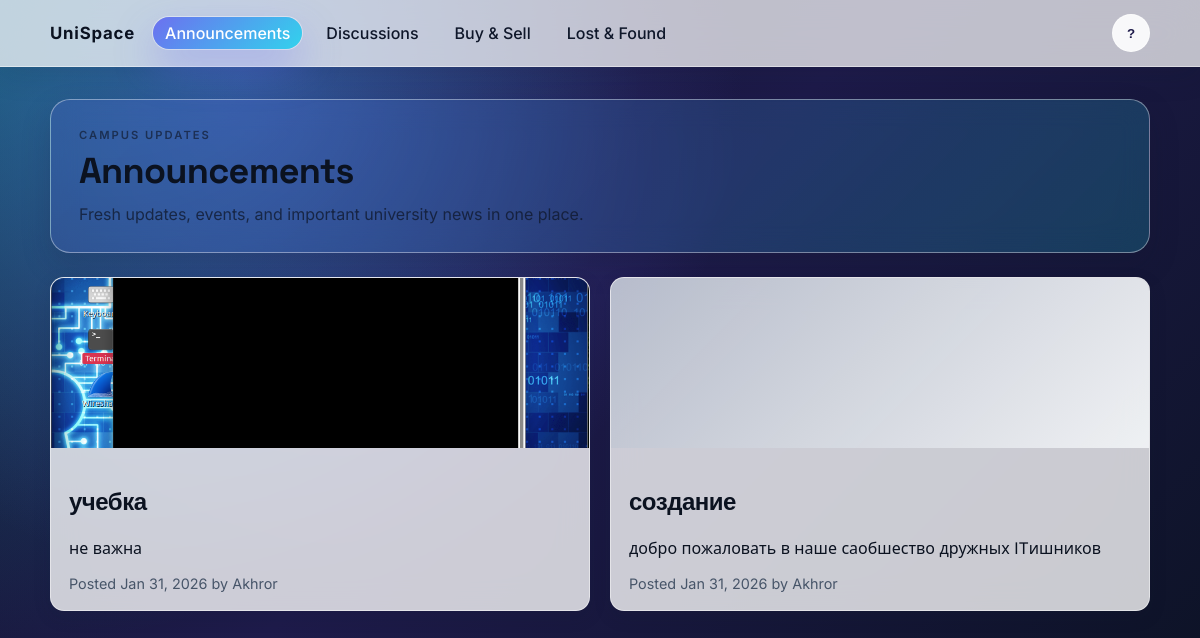
Page /announcements/ on the earlier database version.
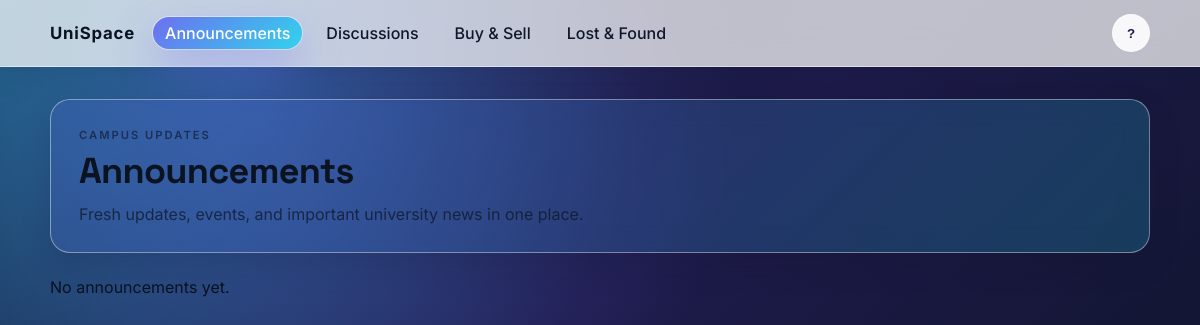
Same page on the later database version.
### announcements/models.py (models this page shows, shortened)
class Announcement(models.Model):
    title = models.CharField(max_length=200)
    content = models.TextField()
    cover = models.ImageField(upload_to='announcements/covers/', blank=True, null=True)
    author = models.ForeignKey(
        settings.AUTH_USER_MODEL, on_delete=models.CASCADE, related_name='announcements'
    )
    created_at = models.DateTimeField(auto_now_add=True)
    updated_at = models.DateTimeField(auto_now=True)
    class Meta:
        ordering = ['-created_at']

### announcements/views.py (the view)
# urls.py: path('', AnnouncementListView.as_view(), name='list'),
class AnnouncementListView(ListView):
    model = Announcement
    template_name = 'announcements/announcement_list.html'
    context_object_name = 'announcements'
    paginate_by = 10

### announcements/templates/announcements/announcement_list.html (shortened to what this page needs)
{% extends 'base.html' %}
{% block content %}
<section class="hero">
    <div>
        <div class="eyebrow">Campus updates</div>
        <h1>Announcements</h1>
        <p>Fresh updates, events, and important university news in one place.</p>
    </div>
</section>
{% if announcements %}
    <div class="news-grid">
        {% for announcement in announcements %}
            <article class="news-card">
                {% if announcement.cover %}
                    <a class="news-cover" href="{% url 'announcements:detail' announcement.pk %}">
                        <img src="{{ announcement.cover.url }}" alt="{{ announcement.title }}">
                    </a>
                {% else %}
                    <div class="news-cover placeholder"></div>
                {% endif %}
                <div class="news-body">
                    <h2><a href="{% url 'announcements:detail' announcement.pk %}">{{ announcement.title }}</a></h2>
                    <p>{{ announcement.content|truncatewords:30 }}</p>
                    <div class="meta">Posted {{ announcement.created_at|date:"M d, Y" }} by {{ announcement.author }}</div>
                </div>
            </article>
        {% endfor %}
    </div>
{% else %}
    <p>No announcements yet.</p>
{% endif %}
{% endblock %}

### templates/base.html (shortened to what this page needs)
{% load static %}
<!DOCTYPE html>
<html lang="en">
<head>
    <link rel="stylesheet" href="{% static 'styles.css' %}">
</head>
<body>
    <header class="site-header">
        <div class="container nav">
            <div class="nav-left">
                <a class="logo" href="{% url 'announcements:list' %}">UniSpace</a>
                <nav class="nav-links">
                    <a class="{% if request.resolver_match.app_name == 'announcements' %}active{% endif %}" href="{% url 'announcements:list' %}">Announcements</a>
                    <a class="{% if request.resolver_match.app_name == 'discussions' %}active{% endif %}" href="{% url 'discussions:list' %}">Discussions</a>
                    <a class="{% if request.resolver_match.app_name == 'marketplace' %}active{% endif %}" href="{% url 'marketplace:list' %}">Buy &amp; Sell</a>
                    <a class="{% if request.resolver_match.app_name == 'lostfound' %}active{% endif %}" href="{% url 'lostfound:list' %}">Lost &amp; Found</a>
                </nav>
            </div>
            <div class="nav-right">
                <div class="avatar-menu">
                    <button class="avatar-button" type="button" aria-haspopup="true">
                        {% if user.is_authenticated and user.profile.avatar %}
                            <img class="avatar" src="{{ user.profile.avatar.url }}" alt="{{ user.username }}">
                        {% elif user.is_authenticated %}
                            <span class="avatar avatar-placeholder">{{ user.username|first|upper }}</span>
                        {% else %}
                            <span class="avatar avatar-placeholder">?</span>
                        {% endif %}
                    </button>
                </div>
            </div>
        </div>
    </header>
    <main class="container main">
        {% block content %}{% endblock %}
    </main>
</body>
</html>

### static/styles.css (style rules this page uses)
:root { --bg-1: #0b1222; --bg-2: #1e1b4b; --bg-3: #0f172a; --surface: rgba(255, 255, 255, 0.78); --surface-strong: rgba(255, 255, 255, 0.9); --surface-dark: rgba(15, 23, 42, 0.7); --text: #0b1220; --muted: #475569; --accent: #6366f1; --accent-2: #22d3ee; --accent-3: #f97316; --danger: #dc2626; --border: rgba(255, 255, 255, 0.45); --radius-lg: 20px; --radius-md: 14px; --radius-sm: 10px; --shadow-lg: 0 24px 60px rgba(15, 23, 42, 0.35); --shadow-md: 0 12px 30px rgba(15, 23, 42, 0.18); --shadow-sm: 0 6px 18px rgba(15, 23, 42, 0.12); --glow: 0 0 0 1px rgba(255, 255, 255, 0.4), 0 18px 40px rgba(99, 102, 241, 0.35); }
* { box-sizing: border-box; }
body { margin: 0; font-family: "Inter", "Segoe UI", "Helvetica Neue", sans-serif; color: var(--text); background: radial-gradient(circle at top left, rgba(34, 211, 238, 0.35), transparent 45%), radial-gradient(circle at 20% 10%, rgba(99, 102, 241, 0.45), transparent 42%), linear-gradient(135deg, var(--bg-3), var(--bg-2) 45%, var(--bg-1)); min-height: 100vh; }
a { color: inherit; text-decoration: none; }
h1, h2, h3, h4 { font-family: "Space Grotesk", "Inter", sans-serif; letter-spacing: -0.02em; }
.site-header { background: rgba(255, 255, 255, 0.72); border-bottom: 1px solid var(--border); position: sticky; top: 0; z-index: 20; backdrop-filter: blur(18px); box-shadow: 0 8px 30px rgba(15, 23, 42, 0.12); }
.container { max-width: 1100px; margin: 0 auto; padding: 0 22px; }
.nav { display: flex; align-items: center; justify-content: space-between; padding: 14px 0; gap: 18px; }
.nav-left { display: flex; align-items: center; gap: 18px; }
.nav-right { display: flex; align-items: center; gap: 12px; }
.logo { font-weight: 700; letter-spacing: 0.8px; font-size: 1.05rem; }
.nav-links { display: flex; gap: 12px; align-items: center; flex-wrap: wrap; }
.nav-links a { padding: 6px 12px; border-radius: 999px; color: #0f172a; font-weight: 500; transition: all 0.2s ease; }
.nav-links a.active { background: linear-gradient(135deg, rgba(99, 102, 241, 0.9), rgba(34, 211, 238, 0.9)); color: #ffffff; box-shadow: var(--glow); }
.avatar-menu { position: relative; }
.avatar-button { border: none; background: none; padding: 0; cursor: pointer; }
.avatar { width: 38px; height: 38px; border-radius: 999px; overflow: hidden; object-fit: cover; border: 1px solid rgba(255, 255, 255, 0.6); display: inline-flex; align-items: center; justify-content: center; font-weight: 600; background: rgba(255, 255, 255, 0.85); color: #1e1b4b; }
.avatar-placeholder { background: rgba(255, 255, 255, 0.9); }
.main { padding: 32px 0 70px; }
.hero { display: flex; flex-wrap: wrap; gap: 18px; align-items: center; justify-content: space-between; padding: 28px 28px; margin-bottom: 24px; border-radius: var(--radius-lg); background: linear-gradient(135deg, rgba(99, 102, 241, 0.18), rgba(34, 211, 238, 0.2)); border: 1px solid rgba(255, 255, 255, 0.4); box-shadow: var(--shadow-md); backdrop-filter: blur(14px); }
.hero h1 { margin: 6px 0 10px; font-size: clamp(2rem, 3vw, 2.6rem); }
.hero p { margin: 0; color: rgba(15, 23, 42, 0.75); max-width: 520px; }
.hero .eyebrow { text-transform: uppercase; letter-spacing: 0.18em; font-size: 0.7rem; font-weight: 600; color: rgba(15, 23, 42, 0.65); }

Differences in the rows shown:
removed Announcement: cover (picture), title "учебка", content "не важна", created_at "Jan 31, 2026", author "Akhror"
removed Announcement: title "создание", content "добро пожаловать в наше саобшество дружных ITишников", created_at "Jan 31, 2026", author "Akhror"
Other differences:
text now shown: "No announcements yet."
